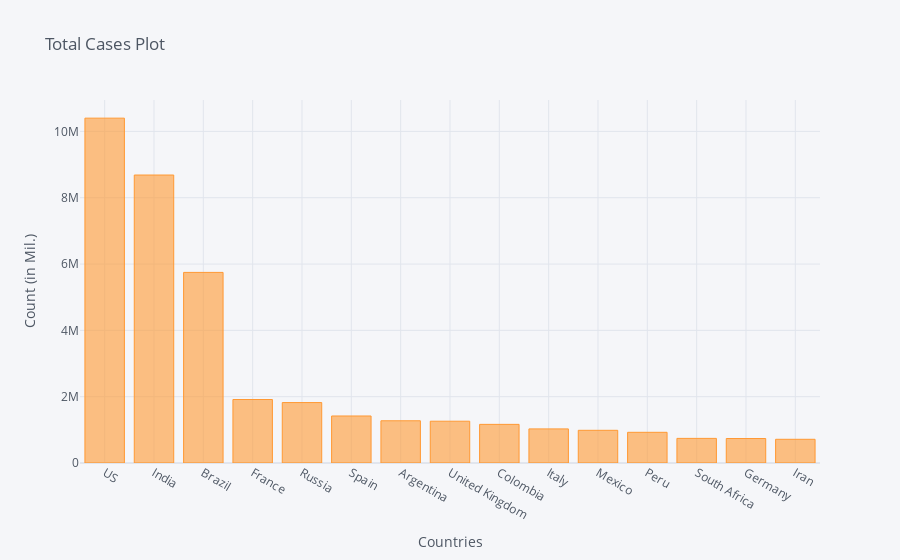

Write notebook code for a chart like this one.
### Code cell
corona_dframe_agg_plot.iplot(kind='bar', x='Country/Region', y='11/11/20',
                             title='Total Cases Plot',xTitle='Countries',yTitle='Count (in Mil.)')

### Figure 1 — Plotly figure (JSON) as saved in the notebook; plotly's stock layout.template omitted (floating-point values rounded to 4 significant figures)
{"data": [{"marker": {"color": "rgba(255, 153, 51, 0.6)", "line": {"color": "rgba(255, 153, 51, 1.0)", "width": 1}}, "name": "11/11/20", "orientation": "v", "text": "", "type": "bar", "x": ["US", "India", "Brazil", "France", "Russia", "Spain", "Argentina", "United Kingdom", "Colombia", "Italy", "Mexico", "Peru", "South Africa", "Germany", "Iran"], "y": [10399325, 8683916, 5747660, 1914918, 1822345, 1417709, 1273356, 1260198, 1165326, 1028424, 986177, 925431, 742394, 738094, 715068]}], "layout": {"legend": {"bgcolor": "#F5F6F9", "font": {"color": "#4D5663"}}, "paper_bgcolor": "#F5F6F9", "plot_bgcolor": "#F5F6F9", "title": {"font": {"color": "#4D5663"}, "text": "Total Cases Plot"}, "xaxis": {"gridcolor": "#E1E5ED", "showgrid": true, "tickfont": {"color": "#4D5663"}, "title": {"font": {"color": "#4D5663"}, "text": "Countries"}, "zerolinecolor": "#E1E5ED"}, "yaxis": {"gridcolor": "#E1E5ED", "showgrid": true, "tickfont": {"color": "#4D5663"}, "title": {"font": {"color": "#4D5663"}, "text": "Count (in Mil.)"}, "zerolinecolor": "#E1E5ED"}}}
